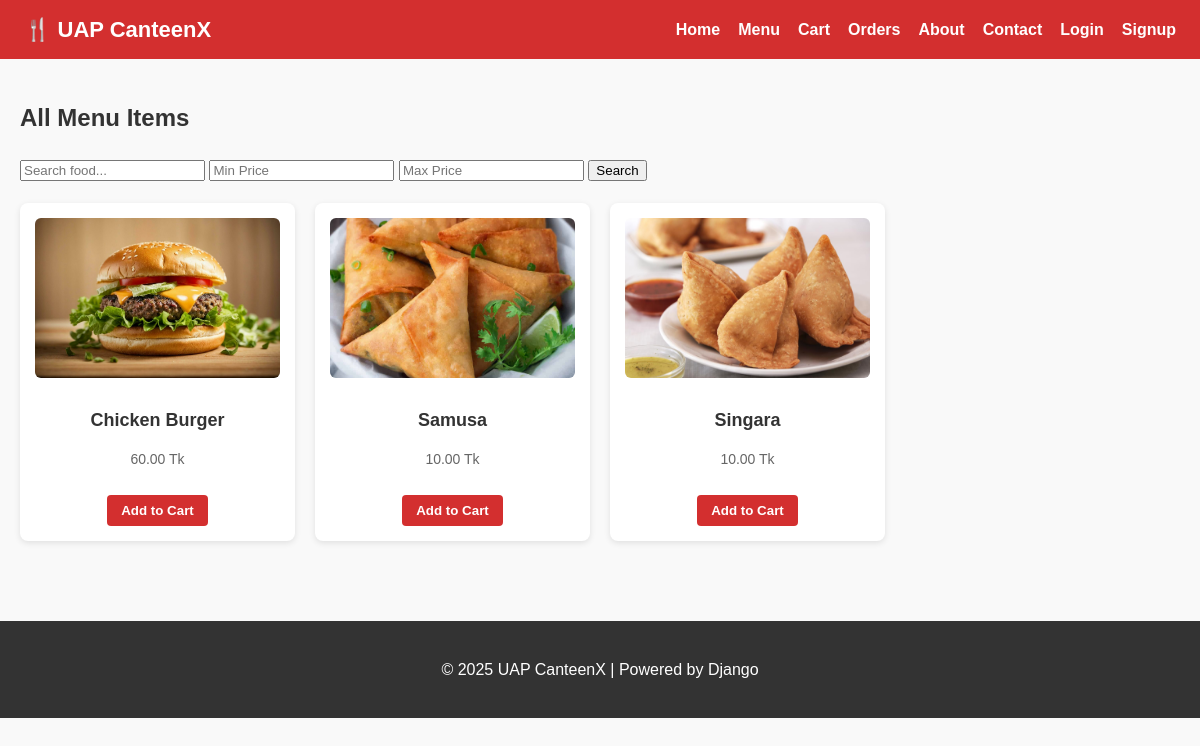
The app's page /menu/ with its own data.
### my_canteen/models.py (models this page shows, shortened)
class MenuItem(models.Model):
    name = models.CharField(max_length=100)
    description = models.TextField(blank=True)
    price = models.DecimalField(max_digits=6, decimal_places=2)
    stock = models.PositiveIntegerField(default=0)
    image = models.ImageField(upload_to='menu/', blank=True, null=True)
    category = models.ForeignKey(Category, on_delete=models.CASCADE, null=True)
    is_active = models.BooleanField(default=True)
    is_popular = models.BooleanField(default=False)

### my_canteen/views.py (the view)
# urls.py: path('menu/', views.menu_page, name='menu'),
def menu_page(request):
    query = request.GET.get('q')
    min_price = request.GET.get('min_price')
    max_price = request.GET.get('max_price')
    items = MenuItem.objects.filter(is_active=True)
    if query:
        items = items.filter(Q(name__icontains=query) | Q(description__icontains=query))
    if min_price:
        items = items.filter(price__gte=min_price)
    if max_price:
        items = items.filter(price__lte=max_price)
    return render(request, 'my_canteen/menu.html', {'items': items})

### my_canteen/context_processors.py (called while the page is built)
def cart_count(request):
    cart = request.session.get("cart", {})
    return {"cart_count": sum(cart.values())}

### my_canteen/templates/my_canteen/menu.html
{% extends "my_canteen/base.html" %}
{% block content %}
<h2>All Menu Items</h2>
<form method="get" class="search-filter-form">
    <input type="text" name="q" placeholder="Search food..." value="{{ request.GET.q }}">
    <input type="number" name="min_price" placeholder="Min Price" value="{{ request.GET.min_price }}">
    <input type="number" name="max_price" placeholder="Max Price" value="{{ request.GET.max_price }}">
    <button type="submit">Search</button>
</form>
<div class="card-grid">
    {% for item in items %}
    <div class="card">
        {% if item.image %}
            <img src="{{ item.image.url }}" alt="{{ item.name }}">
        {% else %}
            <img src="https://via.placeholder.com/150" alt="No Image">
        {% endif %}
        <h3>{{ item.name }}</h3>
        <p>{{ item.price }} Tk</p>
        {% if item.stock > 0 %}
            <a href="{% url 'add_to_cart' item.id %}">
                <button>Add to Cart</button>
            </a>
        {% else %}
            <p style="color:red;font-weight:bold;">Out of Stock</p>
        {% endif %}
    </div>
    {% empty %}
        <p>No items found.</p>
    {% endfor %}
</div>
{% endblock %}

### my_canteen/static/my_canteen/css/styles.css (style rules this page uses)
body { margin: 0; font-family: Arial, sans-serif; background: #f9f9f9; color: #333; line-height: 1.6; }
.card-grid { display: grid; grid-template-columns: repeat(auto-fill, minmax(220px, 1fr)); gap: 20px; margin-top: 20px; }
.card { background: white; border-radius: 8px; box-shadow: 0 2px 6px rgba(0,0,0,0.1); padding: 15px; text-align: center; transition: transform 0.2s; }
.card img { width: 100%; height: 160px; object-fit: cover; border-radius: 6px; margin-bottom: 10px; }
.card h3 { margin: 10px 0 5px; font-size: 18px; color: #333; }
.card p { font-size: 14px; color: #666; }
.card button { margin-top: 10px; padding: 8px 14px; background: #d32f2f; color: white; border: none; border-radius: 4px; cursor: pointer; font-weight: bold; transition: 0.3s; }

### records on screen
MenuItem: image (picture), name "Chicken Burger", price "60.00", stock "Add to Cart"
MenuItem: image (picture), name "Samusa", price "10.00", stock "Add to Cart"
MenuItem: image (picture), name "Singara", price "10.00", stock "Add to Cart"
